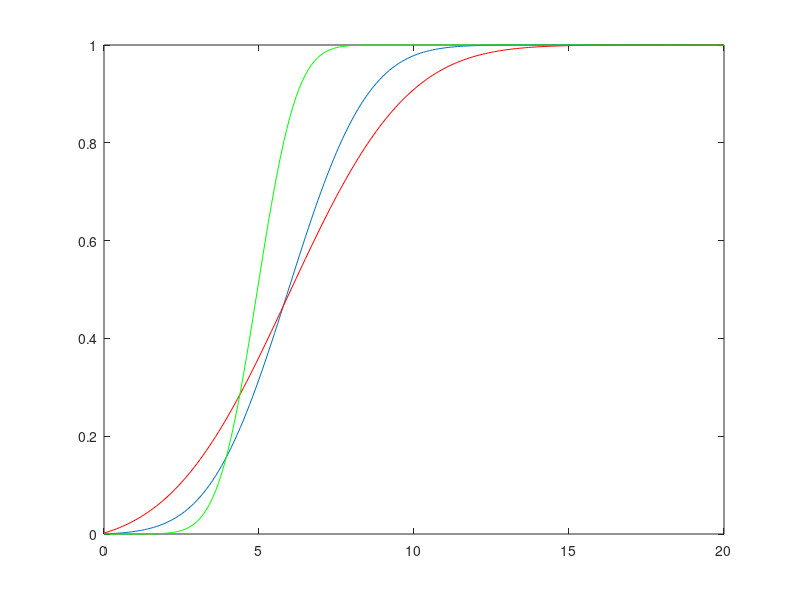
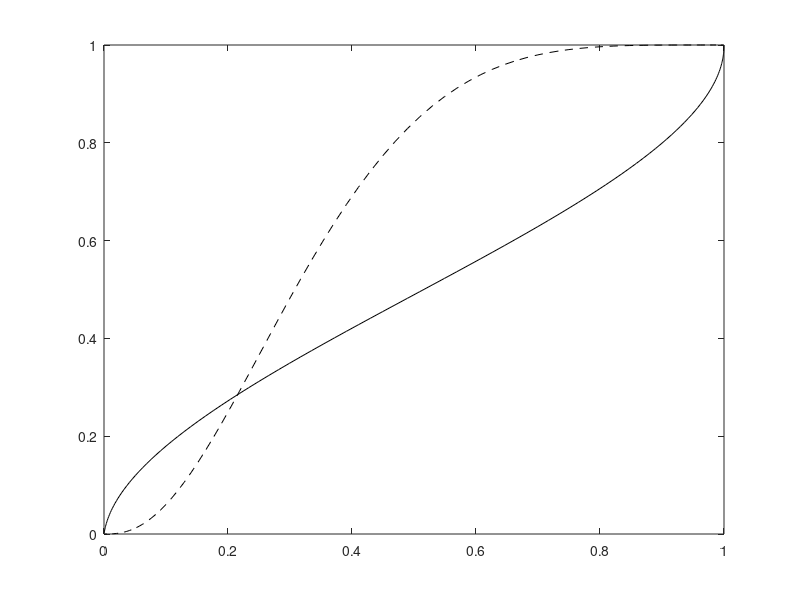

Write the MATLAB code that produced these figures, in order.
% sigmoid against sigmoid

Xmax = 20 ;
Xdelta = .1 ;

g1_Xmean = 6 ;
g1_Xstd = 2 ;

g2_Xmean = 6 ;
g2_Xstd = 3 ;

g3_Xmean = 5 ;
g3_Xstd = 1 ;

Xrange = [0:Xdelta:Xmax] ;

g1 = exp(-((Xrange-g1_Xmean).^2)/(2*g1_Xstd^2)) ; % gaussian
g2 = exp(-((Xrange-g2_Xmean).^2)/(2*g2_Xstd^2)) ; % gaussian
g3 = exp(-((Xrange-g3_Xmean).^2)/(2*g3_Xstd^2)) ; % gaussian

s1 = cumsum(g1)/sum(g1) ;
s2 = cumsum(g2)/sum(g2) ;
s3 = cumsum(g3)/sum(g3) ;

figure
plot(Xrange,s1)
hold on
plot(Xrange,s2,'r')
plot(Xrange,s3,'g')

figure
plot(s1,s2,'k')
hold on
plot(s1,s3,'k--')

